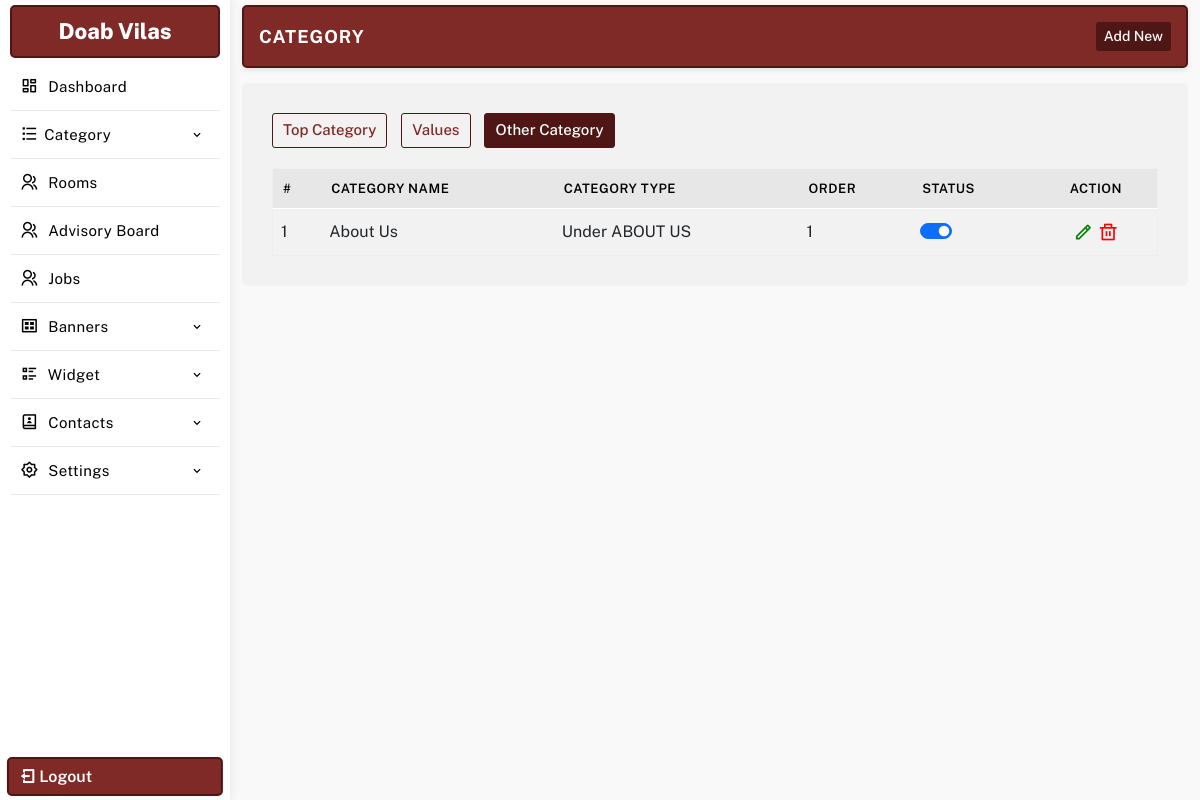
/manager/category.php?type=3 (signed in), run on an earlier commit of the app's database.
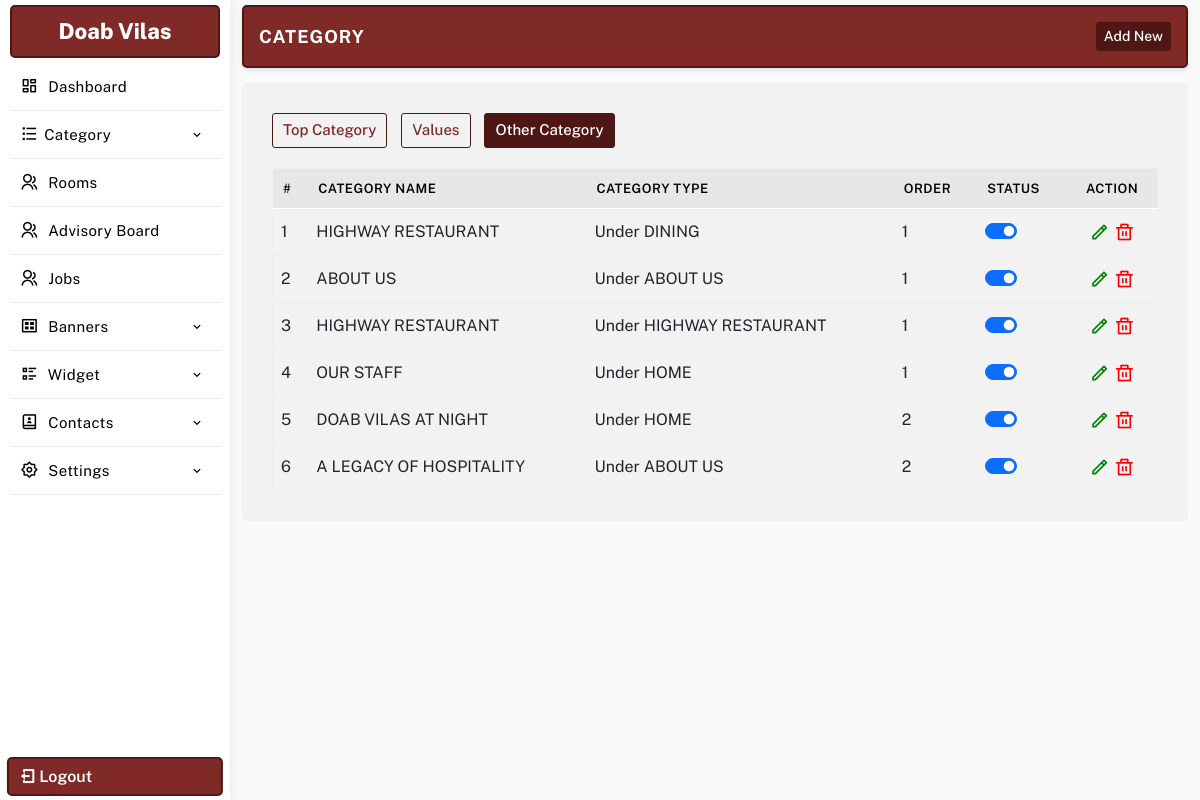
And on a later commit of the database.
### tables this page shows
CREATE TABLE `category` (
  `id` int(11) NOT NULL,
  `c_name` varchar(255) NOT NULL,
  `c_type` varchar(255) NOT NULL,
  `c_url` varchar(255) NOT NULL,
  `c_desc` text NOT NULL,
  `sdesc` text NOT NULL,
  `featured_img` varchar(255) NOT NULL,
  `meta_title` varchar(255) NOT NULL,
  `meta_keywords` varchar(255) NOT NULL,
  `meta_desc` text NOT NULL,
  `card_heading` text DEFAULT NULL,
  `card_data` longtext DEFAULT NULL,
  `section_heading` text DEFAULT NULL,
  `iframe` text DEFAULT NULL,
  `status` int(11) NOT NULL DEFAULT 1,
  `order` int(11) NOT NULL
);

### manager/database/db.php (called while the page is built, shortened)
<?php session_start();
$path = BASE_PATH;
?>

### manager/category.php (the view, shortened to what this page needs)
<?php require_once 'database/db.php';
include 'include/header.php';
include 'include/sidebar.php';
?>
<section class="main-dashboard">
<div class="container-fluid">
<div class="row">
<div class="col-md-12">
	<div class="page-title">
		<div class="title">
			<h3>Category</h3>
		</div>
		<div class="createbtn">
			<a href="createcategory.php">Add New</a>
		</div>
	</div>
</div>
<div class="col-md-12">
	<div class="page-content">
		<div class="category-type">
			<a
				href="<?=$path;?>manager/category.php?type=1"
				class="<?=$_GET['type']==1 || empty($_GET['type']) ? 'active' : '';?>"
			>
				Top Category
			</a>
			<a
				href="<?=$path;?>manager/category.php?type=2"
				class="<?=$_GET['type']==2 ? 'active' : '';?>"
			>
				Values
			</a>
			<a
				href="<?=$path;?>manager/category.php?type=3"
				class="<?=$_GET['type']==3 ? 'active' : '';?>"
			>
				Other Category
			</a>
		</div>
		<table class="table table-hover" id="myTable">
			<thead>
				<tr>
					<th>#</th>
					<th>Category Name</th>
					<th>Category Type</th>
					<th>Order</th>
					<th>Status</th>
					<th class="text-center">Action</th>
				</tr>
			</thead>
			<tbody>
			<?php
			$typeurl = intval($_GET['type'] ?? 1);
			$sqlcat = mysqli_query(
				$con,
				"SELECT * FROM category
				 WHERE c_type = $typeurl
				 OR ($typeurl = 3 AND c_type NOT IN (1,2,3))
				 ORDER BY id ASC"
			);
			if(mysqli_num_rows($sqlcat)){
				$serial = 1;
				while($rwcat = mysqli_fetch_assoc($sqlcat)){
					$id = $rwcat['id'];
			?>
			<tr id='remove<?php echo $id; ?>'>
				<td>
					<?php echo $serial; ?>
				</td>
				<td>
					<?php echo $rwcat['c_name']; ?>
				</td>
				<td>
					<?php
					if($rwcat['c_type'] == 1){
						echo 'Top Menu';
					}else if($rwcat['c_type'] == 2){
						echo 'Values';
					}else if($rwcat['c_type'] == 3){
						echo 'Other Menu';
					}else{
						$sqlparent = mysqli_query(
							$con,
							"SELECT c_name FROM category
							 WHERE id = '{$rwcat['c_type']}'"
						);
						if(mysqli_num_rows($sqlparent)){
							$rwparent = mysqli_fetch_assoc($sqlparent);
							echo 'Under '.$rwparent['c_name'];
						}else{
							echo '-';
						}
					}
					?>
				</td>
				<td>
					<?=$rwcat['order'];?>
				</td>
				<td>
					<div class="form-check form-switch">
						<?php
						$checked = $rwcat['status']==1 ? "checked" : "";
						?>
						<input
							class="form-check-input"
							type="checkbox"
							data-table="category"
							ide="<?=$rwcat['id'];?>"
							<?=$checked;?>
						>
					</div>
				</td>
				<td class="text-center">
					<a
						href="updatecategory.php?id=<?=$id; ?>"
						class="editbtn ri-pencil-line"
					></a>
					<a
						href="javascript:"
						ide="<?=$id; ?>"
						class='delbtn ri-delete-bin-line'
					></a>
				</td>
			</tr>
			<?php
					$serial++;
				}
			}
			?>
			</tbody>
		</table>
	</div>
</div>
</div>
</div>
</section>
<?php
include "include/footer.php";
?>

What changed in the data, as far as the page shows it:
now on this page (row edited): category: c_name "HIGHWAY RESTAURANT", category.c_name "DINING", order "1"
changed category (number 2 of 6 on the later page): c_name "About Us" → "ABOUT US"
added category: c_name "HIGHWAY RESTAURANT", category.c_name "HIGHWAY RESTAURANT", order "1"
added category: c_name "OUR STAFF", category.c_name "HOME", order "1"
added category: c_name "DOAB VILAS AT NIGHT", category.c_name "HOME", order "2"
added category: c_name "A LEGACY OF HOSPITALITY", category.c_name "ABOUT US", order "2"
